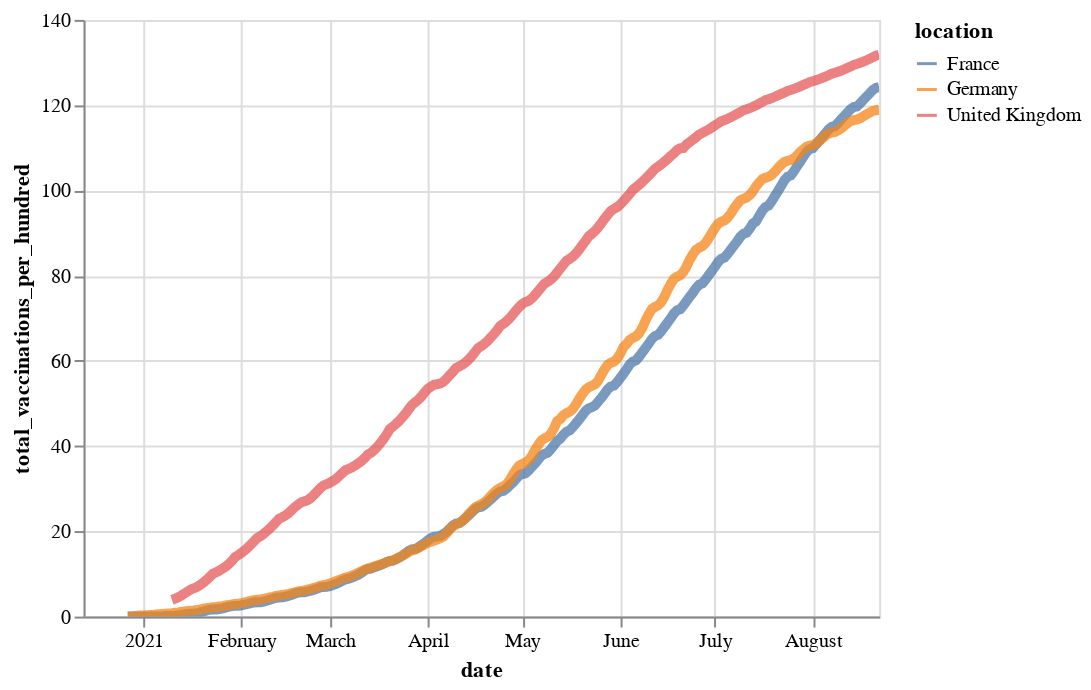

Source (Vega-Lite JSON):
### Vega-Lite specification from a JSON file in a GitHub repository (floating-point values rounded to 4 significant figures; data arrays with more than 128 entries replaced by an {"elided": "..."} marker saying what was removed)
{"config": {"view": {"continuousWidth": 400, "continuousHeight": 300}}, "data": {"name": "data-06af656389faac6992e2ec543dea44f0"}, "mark": {"type": "line", "opacity": 0.75, "size": 5}, "encoding": {"color": {"type": "nominal", "field": "location"}, "x": {"type": "temporal", "field": "date"}, "y": {"type": "quantitative", "field": "total_vaccinations_per_hundred"}}, "selection": {"selector001": {"type": "interval", "bind": "scales", "encodings": ["x", "y"]}}, "$schema": "https://vega.github.io/schema/vega-lite/v4.8.1.json", "datasets": {"data-06af656389faac6992e2ec543dea44f0": {"elided": "731 records"}}}
